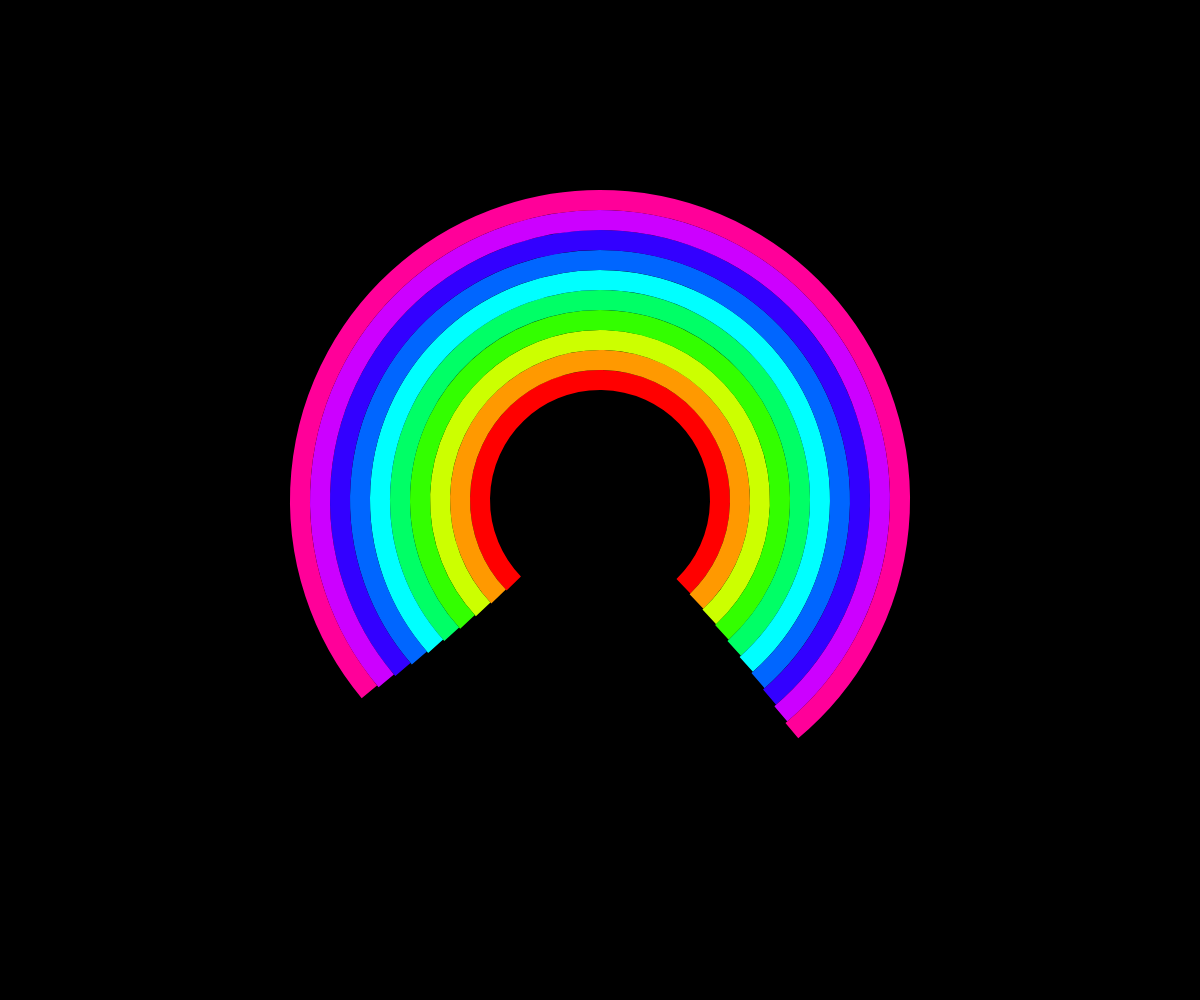
Frame 1 (no input)
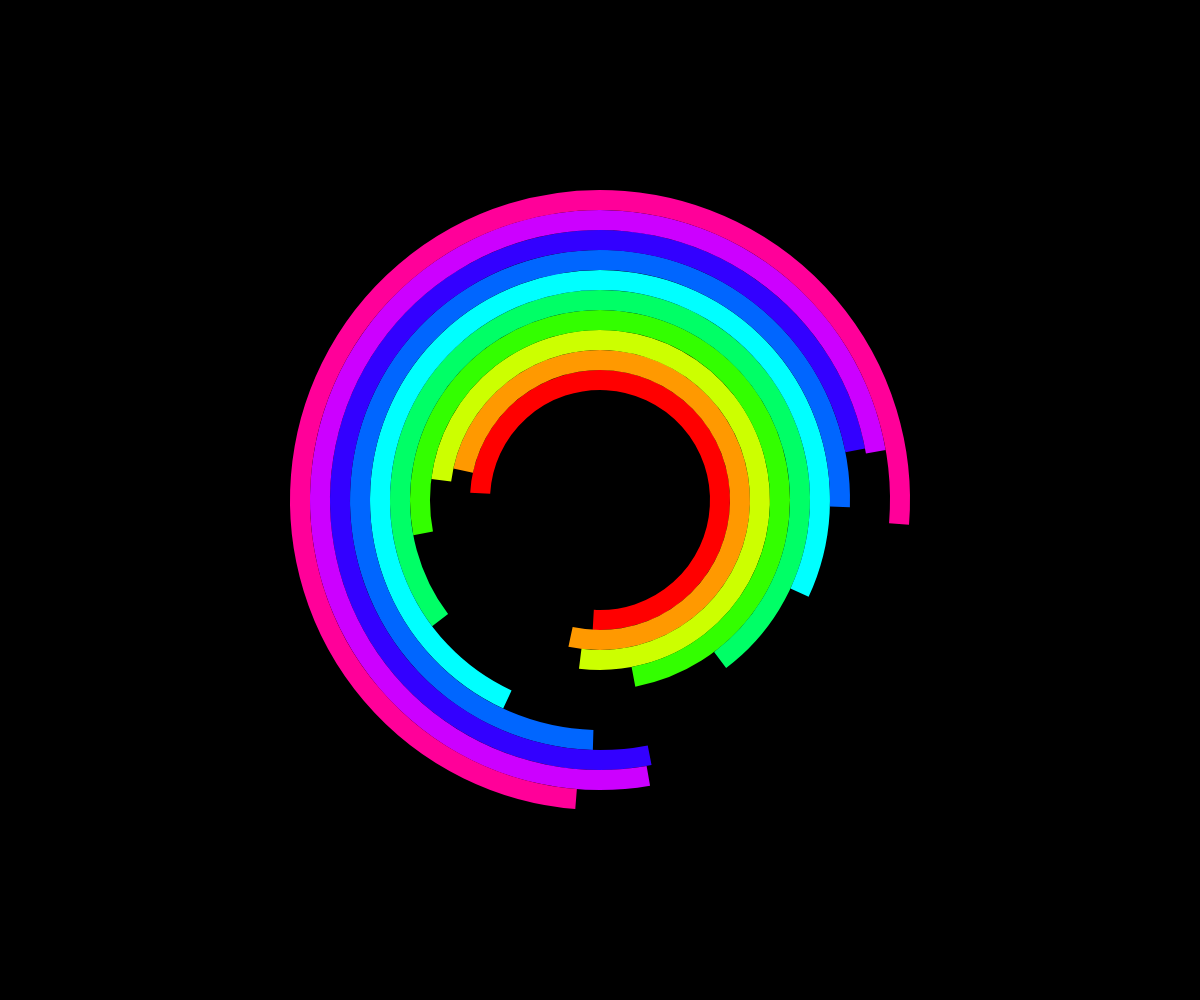
Frame 60 (no input)
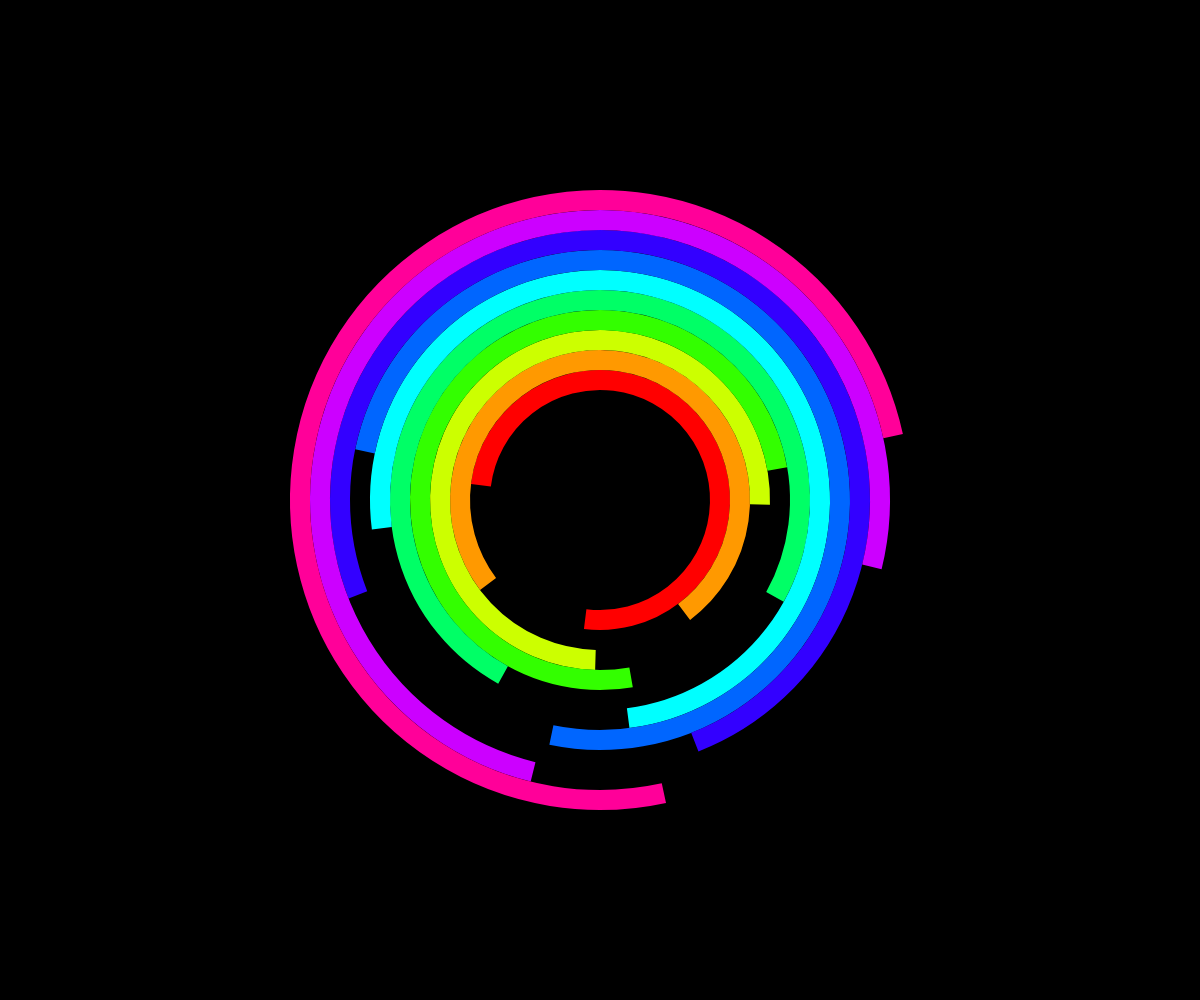
Frame 120 (the mouse pressed at the canvas centre since frame 60)

The p5.js sketch that drew these frames (run headless with seeded random() and noise() and a simulated clock; from frame 60 on, the mouse is pressed at the canvas centre):

// p5.js sketch
// ── sketch.js
let radius
let numCircles = 10
let strWeight = 20

let timerID
let backgroundColor

function setup() {
  createCanvas(windowWidth, windowHeight);
  colorMode(HSB,TWO_PI,1,1)
  radius = width *0.1
  strokeCap(SQUARE)
  
  backgroundColor= color(0)
  timerID = setInterval(()=>{
    backgroundColor = color(random(TWO_PI), random(1), random(1))
  },2000)
}

function draw() {
  background(backgroundColor);
  strokeWeight(strWeight)
  noFill()
  translate(width/2,height/2)
  for(let i =0; i<numCircles; i++){
    push()
    rotate(sin(millis()*0.001*(i*0.5+1)))
    let diameter =  (i*strWeight*2)+radius*2
    stroke(TWO_PI/numCircles*i,1,1)
    arc(0,0, diameter, diameter, HALF_PI + QUARTER_PI, TWO_PI + QUARTER_PI)
    pop()
  }
}
  
function windowResize(){
    resizeCanvas(windowWidth, windowHeight);
}
